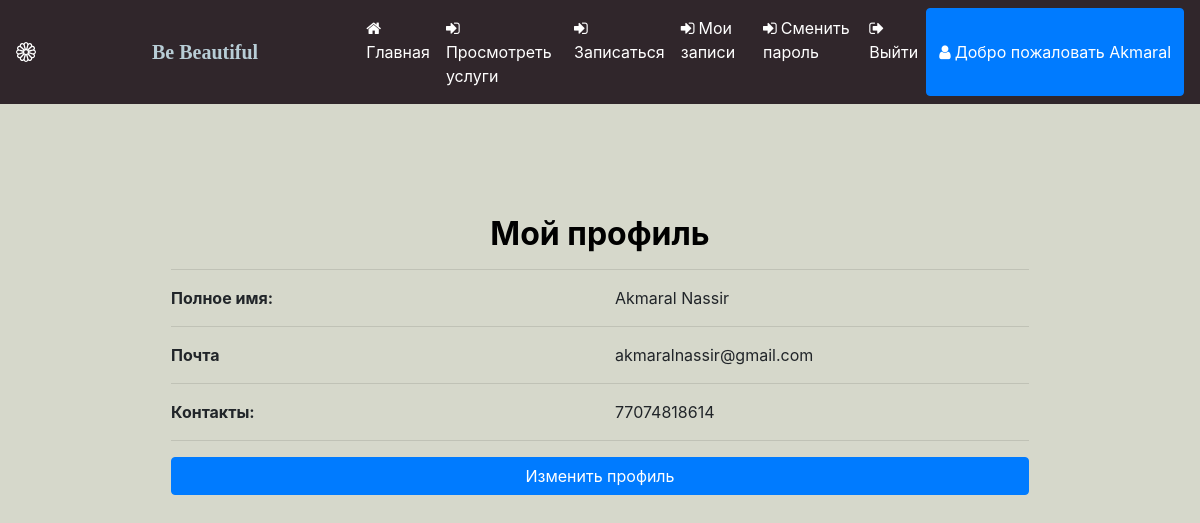
The page /profile (signed in) on the database its author committed.
### beauty/models.py (models this page shows, shortened)
class Customer(models.Model):
    user = models.ForeignKey(User,on_delete=models.CASCADE,null=True)
    status = models.ForeignKey(User_status,on_delete=models.CASCADE,null=True)
    mobile = models.IntegerField(null=True)

### beauty/views.py (the view)
# urls.py: path('profile',Profile,name="profile"),
def Profile(request):
    user = User.objects.get(id=request.user.id)
    pro = Customer.objects.get(user=user)
    d = {'pro':pro}
    return render(request,'profile.html',d)

### beauty/templates/profile.html
{% extends 'navigation.html' %}
{% load static %}
{% block body %}
<div style="background-attachment:absolute;
    background-position:0% 0%; background-color: rgb(214, 216, 203) ;
  background-size: cover;background-repeat: no-repeat;width:100%;height:100%;position:absolute;">
<div class="container">
    <h2 style="font-weight:bold;color :black ;margin-top:10%" align="center">Мой профиль</h2>
<div  class="container-fluid" style="width:80%;margin-bottom:5%"><hr>
    <div class="row">
        <div class="col-md-6">
            <strong>Полное имя:</strong>
        </div>
        <div class="col-md-6">
            {{pro.user.first_name}} {{pro.user.last_name}}
        </div>
    </div><hr>
    <div class="row">
        <div class="col-md-6">
            <strong>Почта</strong>
        </div>
        <div class="col-md-6">
            {{pro.user.username}}
        </div>
    </div><hr>
     <div class="row">
        <div class="col-md-6">
            <strong>Контакты:</strong>
        </div>
        <div class="col-md-6">
            {{pro.mobile}}
        </div>
     </div><hr>
    <a href="{% url 'edit_profile' %}"><button class="btn btn-primary" style="width:100%;margin-bottom:5%">Изменить профиль</button></a>
</div></div></div>
{% endblock %}

### beauty/templates/navigation.html (shortened to what this page needs)
<!DOCTYPE html>
<html lang="ru">
<head>
{% load static %}
    <link rel="stylesheet" href="https://maxcdn.bootstrapcdn.com/bootstrap/4.0.0/css/bootstrap.min.css">
    <link rel = stylesheet href = "//cdn.datatables.net/1.10.19/css/jquery.dataTables.min.css">
</head>
<link rel="stylesheet" href="https://cdnjs.cloudflare.com/ajax/libs/font-awesome/4.7.0/css/font-awesome.min.css">
</head>
<body>
<nav class="navbar navbar-expand-sm" style="background-color:rgb(48, 38, 43)">
  <a href='/' class=" text-white navbar-brand d-flex align-items-center">
  <a class="navbar-brand" href="#" style="color:rgb(184, 205, 214);font-family:'Monotype Corsiva';font-weight:bold;margin-left:100px;margin-right:0">
  Be Beautiful</a>
  <ul class="navbar-nav">
    {% if request.user.username %}
    {% if not request.user.is_staff %}
   <li class="nav-item">
      <a class="nav-link" href="{% url 'profile' %}" style="color:white;margin-left:100px">
      <i class="fa fa-home" style="margin-right:4px"></i>Главная</a>
    </li>
    <li class="nav-item">
      <a class="nav-link" href="{% url 'all_service' %}" style="color:white">
      <i class="fa fa-sign-in" style="margin-right:4px"></i>Просмотреть услуги</a>
    </li>
    <li class="nav-item">
      <a class="nav-link" href="{% url 'book_appointment' %}" style="color:white">
      <i class="fa fa-sign-in" style="margin-right:4px"></i>Записаться</a>
    </li>
    <li class="nav-item">
      <a class="nav-link" href="{% url 'view_appointment' %}" style="color:white">
      <i class="fa fa-sign-in" style="margin-right:4px"></i>Мои записи</a>
    </li>
    <li class="nav-item">
      <a class="nav-link" href="{% url 'change_password' %}" style="color:white">
      <i class="fa fa-sign-in" style="margin-right:4px"></i>Сменить пароль</a>
    </li>
    {% endif %}
    {% endif %}
{% if request.user.is_authenticated %}
    {% if not request.user.is_staff %}
     <li class="nav-item">
      <a class="nav-link" href="{% url 'logout' %}" style="color:white">
      <i class="fa fa-sign-out" style="margin-right:4px"></i>Выйти</a>
    </li>
      <div class="btn-group">
  <button type="button" class="btn btn-primary" data-toggle="dropdown" aria-haspopup="true" aria-expanded="false">
    <i class="fa fa-user" style="margin-right:4px"></i>Добро пожаловать {{request.user.first_name}}
  </button>
</div>
    {% endif %}
    {% endif %}
    </ul>
</nav>
{% block body %}
{% endblock %}
</body>
</html>

### beauty/templates/navigation.html (style rules this page uses)
* { box-sizing: border-box; }

### rows shown on the page
Customer: user.first_name "Akmaral", user.last_name "Nassir", user.username "akmaralnassir@gmail.com", mobile "77074818614"

### other values the page prints
{{ request.user.first_name }} "Akmaral"
